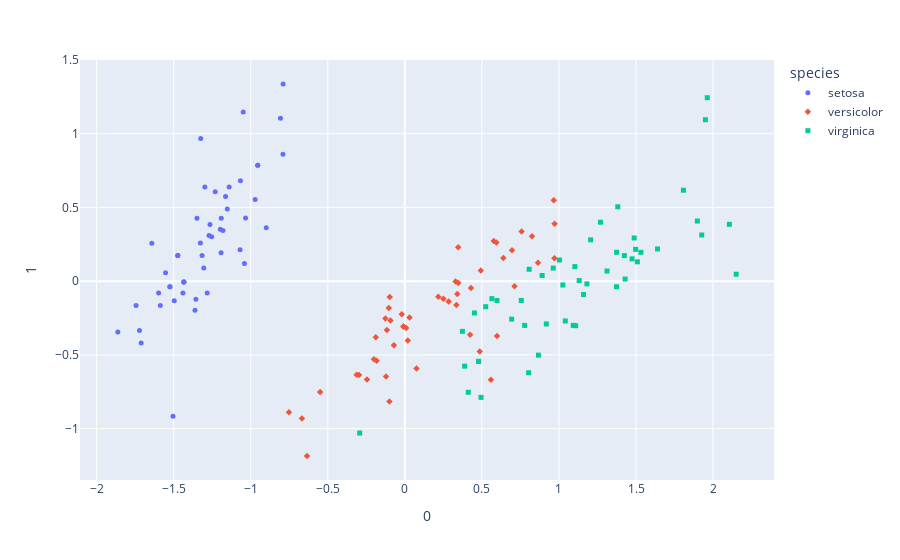

Notebook source saved alongside this figure:
### Code cell
fig = px.scatter(trans2, x=0, y=1, color='species', symbol='species')
fig.update_traces(marker=dict(size=5))
fig.show()
